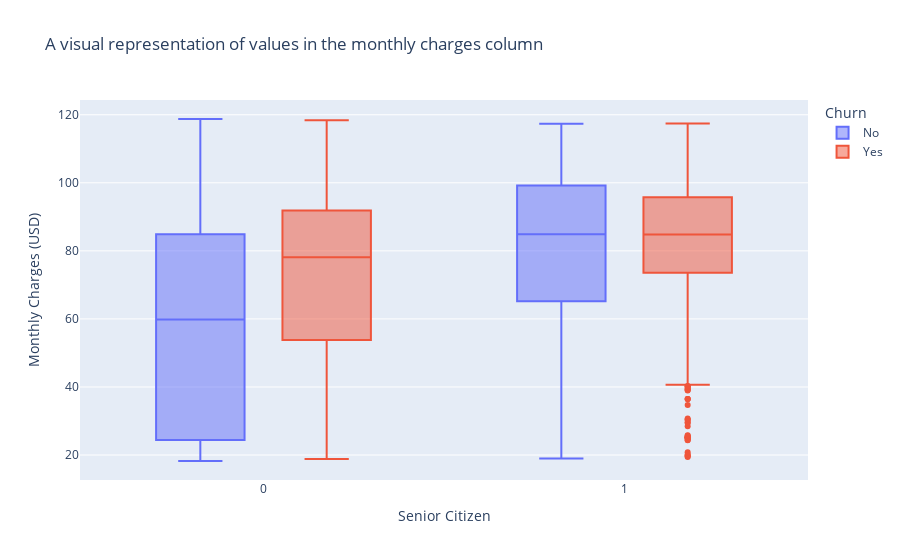

This figure's notebook cell:
### Code cell
# Visualizing the distribution of categories inside the column
fig = px.box(Customer_Data, y= 'MonthlyCharges', x="SeniorCitizen", color="Churn", labels= {"color": "Churned",
                                                   "SeniorCitizen": "Senior Citizen",
                                                   "MonthlyCharges": "Monthly Charges (USD)",
                                                   "TotalCharges": "Total Charges (USD)"
                                                  },
             title=f"A visual representation of values in the monthly charges column"
            )
fig.show()

### Figure 1 — Plotly figure (JSON) as saved in the notebook; plotly's stock layout.template omitted (floating-point values rounded to 4 significant figures; data arrays with more than 128 entries replaced by an {"elided": "..."} marker saying what was removed)
{"data": [{"alignmentgroup": "True", "hovertemplate": "Churn=No<br>Senior Citizen=%{x}<br>Monthly Charges (USD)=%{y}<extra></extra>", "legendgroup": "No", "marker": {"color": "#636efa"}, "name": "No", "notched": false, "offsetgroup": "No", "orientation": "v", "showlegend": true, "type": "box", "x": {"elided": "5163 int values"}, "x0": " ", "xaxis": "x", "y": {"elided": "5163 float values"}, "y0": " ", "yaxis": "y"}, {"alignmentgroup": "True", "hovertemplate": "Churn=Yes<br>Senior Citizen=%{x}<br>Monthly Charges (USD)=%{y}<extra></extra>", "legendgroup": "Yes", "marker": {"color": "#EF553B"}, "name": "Yes", "notched": false, "offsetgroup": "Yes", "orientation": "v", "showlegend": true, "type": "box", "x": {"elided": "1869 int values"}, "x0": " ", "xaxis": "x", "y": {"elided": "1869 float values"}, "y0": " ", "yaxis": "y"}], "layout": {"boxmode": "group", "legend": {"title": {"text": "Churn"}, "tracegroupgap": 0}, "title": {"text": "A visual representation of values in the monthly charges column"}, "xaxis": {"anchor": "y", "domain": [0, 1], "title": {"text": "Senior Citizen"}}, "yaxis": {"anchor": "x", "domain": [0, 1], "title": {"text": "Monthly Charges (USD)"}}}}
